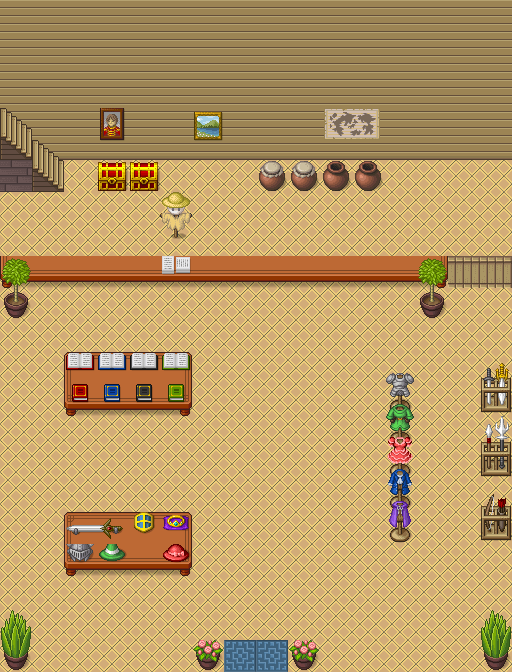

This game map was drawn from its Tiled (.tmx) file and the tilesets committed beside it. A one-line description and the full map source follow:
An orthogonal 16x21 tile map with 32x32 px tiles, 6 tile layers (base, second, third, fourth, ...) and 6 objects (3x characterChange, start, addQuiz1).

<map version="1.8" tiledversion="1.8.4" orientation="orthogonal" renderorder="right-down" width="16" height="21" tilewidth="32" tileheight="32" infinite="0" nextlayerid="8" nextobjectid="14">
 <tileset firstgid="1" source="rpg.tsx" />
 <objectgroup id="7" name="Events">
  <object id="2" name="changeMale012" type="characterChange" x="450.333" y="579.333">
   <point />
  </object>
  <object id="3" name="changeHero" type="characterChange" x="354" y="323.333">
   <point />
  </object>
  <object id="4" name="changeFemale132" type="characterChange" x="288" y="324.333">
   <point />
  </object>
  <object id="7" name="start" type="start" x="256" y="598">
   <point />
  </object>
  <object id="12" x="224" y="642" width="62.6667" height="29.3333">
   <properties>
    <property name="type" value="LeaveShop" />
   </properties>
  </object>
  <object id="13" name="addQuiz1" type="addQuiz1" x="155.333" y="248.667" width="40.6667" height="54">
   <properties>
    <property name="type" value="addQuiz" />
   </properties>
  </object>
 </objectgroup>
 <layer id="1" name="base" width="16" height="21">
  <data encoding="csv">
498,498,498,498,498,498,498,498,498,498,498,498,498,498,498,498,
498,498,498,498,498,498,498,498,498,498,498,498,498,498,498,498,
498,498,498,498,498,498,498,498,498,498,498,498,498,498,498,498,
498,498,498,498,498,498,498,498,498,498,498,498,498,498,498,498,
506,506,506,506,506,506,506,506,506,506,506,506,506,506,506,506,
307,307,307,307,307,307,307,307,307,307,307,307,307,307,307,307,
307,307,307,307,307,307,307,307,307,307,307,307,307,307,307,307,
307,307,307,307,307,307,307,307,307,307,307,307,307,307,307,307,
307,307,307,307,307,307,307,307,307,307,307,307,307,307,307,307,
307,307,307,307,307,307,307,307,307,307,307,307,307,307,307,307,
307,307,307,307,307,307,307,307,307,307,307,307,307,307,307,307,
307,307,307,307,307,307,307,307,307,307,307,307,307,307,307,307,
307,307,307,307,307,307,307,307,307,307,307,307,307,307,307,307,
307,307,307,307,307,307,307,307,307,307,307,307,307,307,307,307,
307,307,307,307,307,307,307,307,307,307,307,307,307,307,307,307,
307,307,307,307,307,307,307,307,307,307,307,307,307,307,307,307,
307,307,307,307,307,307,307,307,307,307,307,307,307,307,307,307,
307,307,307,307,307,307,307,307,307,307,307,307,307,307,307,307,
307,307,307,307,307,307,307,307,307,307,307,307,307,307,307,307,
307,307,307,307,307,307,307,307,307,307,307,307,307,307,307,307,
307,307,307,307,307,307,307,307,307,307,307,307,307,307,307,307
</data>
 </layer>
 <layer id="2" name="second" width="16" height="21">
  <data encoding="csv">
0,0,0,0,0,0,0,0,0,0,0,0,0,0,0,0,
0,0,0,0,0,0,0,0,0,0,0,0,0,0,0,0,
0,0,0,0,0,0,0,0,0,0,0,0,0,0,0,0,
320,0,0,630,0,0,629,0,0,0,625,626,0,0,0,0,
328,320,0,638,0,0,637,0,0,0,633,634,0,0,0,0,
727,328,0,863,863,0,0,0,0,0,0,0,0,0,0,0,
0,0,0,0,0,156,0,0,0,0,0,0,0,0,0,0,
0,0,0,0,0,164,0,0,0,0,0,0,0,0,0,0,
758,759,759,759,759,759,759,759,759,759,759,759,759,760,367,367,
0,0,0,0,0,0,0,0,0,0,0,0,0,0,0,0,
0,0,0,0,0,0,0,0,0,0,0,0,0,0,0,0,
0,0,742,743,743,744,0,0,0,0,0,0,1033,0,0,1049,
0,0,758,759,759,760,0,0,0,0,0,0,1041,0,0,1057,
0,0,0,0,0,0,0,0,0,0,0,0,0,0,0,0,
0,0,0,0,0,0,0,0,0,0,0,0,0,0,0,0,
0,0,0,0,0,0,0,0,0,0,0,0,0,0,0,0,
0,0,742,743,743,744,0,0,0,0,0,0,0,0,0,0,
0,0,758,759,759,760,0,0,0,0,0,0,0,0,0,0,
0,0,0,0,0,0,0,0,0,0,0,0,0,0,0,0,
928,0,0,0,0,0,0,0,0,0,0,0,0,0,0,928,
936,0,0,0,0,0,944,318,318,944,0,0,0,0,0,936
</data>
 </layer>
 <layer id="3" name="third" width="16" height="21">
  <data encoding="csv">
0,0,0,0,0,0,0,0,0,0,0,0,0,0,0,0,
0,0,0,0,0,0,0,0,0,0,0,0,0,0,0,0,
0,0,0,0,0,0,0,0,0,0,0,0,0,0,0,0,
0,0,0,0,0,0,0,0,0,0,0,0,0,0,0,0,
0,0,0,0,0,0,0,0,0,0,0,0,0,0,0,0,
297,0,0,0,0,0,0,0,859,859,860,860,0,0,0,0,
0,0,0,0,0,0,0,0,0,0,0,0,0,0,0,0,
0,0,0,0,0,0,0,0,0,0,0,0,0,0,0,0,
912,0,0,0,0,979,0,0,0,0,0,0,0,912,0,0,
920,0,0,0,0,0,0,0,0,0,0,0,0,920,0,0,
0,0,0,0,0,0,0,0,0,0,0,0,0,0,0,0,
0,0,954,956,958,960,0,0,0,0,0,0,0,0,0,0,
0,0,953,955,957,959,0,0,0,0,0,0,1034,0,0,0,
0,0,0,0,0,0,0,0,0,0,0,0,1042,0,0,1050,
0,0,0,0,0,0,0,0,0,0,0,0,0,0,0,1058,
0,0,0,0,0,0,0,0,0,0,0,0,0,0,0,1051,
0,0,1015,1016,1064,1019,0,0,0,0,0,0,0,0,0,1059,
0,0,1025,1026,0,1027,0,0,0,0,0,0,0,0,0,0,
0,0,0,0,0,0,0,0,0,0,0,0,0,0,0,0,
0,0,0,0,0,0,0,0,0,0,0,0,0,0,0,0,
0,0,0,0,0,0,0,0,0,0,0,0,0,0,0,0
</data>
 </layer>
 <layer id="4" name="fourth" width="16" height="21">
  <data encoding="csv">
0,0,0,0,0,0,0,0,0,0,0,0,0,0,0,0,
0,0,0,0,0,0,0,0,0,0,0,0,0,0,0,0,
0,0,0,0,0,0,0,0,0,0,0,0,0,0,0,0,
0,0,0,0,0,0,0,0,0,0,0,0,0,0,0,0,
0,0,0,0,0,0,0,0,0,0,0,0,0,0,0,0,
0,0,0,0,0,0,0,0,0,0,0,0,0,0,0,0,
0,0,0,0,0,0,0,0,0,0,0,0,0,0,0,0,
0,0,0,0,0,0,0,0,0,0,0,0,0,0,0,0,
0,0,0,0,0,0,0,0,0,0,0,0,0,0,0,0,
0,0,0,0,0,0,0,0,0,0,0,0,0,0,0,0,
0,0,0,0,0,0,0,0,0,0,0,0,0,0,0,0,
0,0,0,0,0,0,0,0,0,0,0,0,0,0,0,0,
0,0,0,0,0,0,0,0,0,0,0,0,0,0,0,0,
0,0,0,0,0,0,0,0,0,0,0,0,1035,0,0,0,
0,0,0,0,0,0,0,0,0,0,0,0,1043,0,0,0,
0,0,0,0,0,0,0,0,0,0,0,0,0,0,0,0,
0,0,0,0,0,0,0,0,0,0,0,0,0,0,0,0,
0,0,0,0,0,0,0,0,0,0,0,0,0,0,0,0,
0,0,0,0,0,0,0,0,0,0,0,0,0,0,0,0,
0,0,0,0,0,0,0,0,0,0,0,0,0,0,0,0,
0,0,0,0,0,0,0,0,0,0,0,0,0,0,0,0
</data>
 </layer>
 <layer id="5" name="5" width="16" height="21">
  <data encoding="csv">
0,0,0,0,0,0,0,0,0,0,0,0,0,0,0,0,
0,0,0,0,0,0,0,0,0,0,0,0,0,0,0,0,
0,0,0,0,0,0,0,0,0,0,0,0,0,0,0,0,
0,0,0,0,0,0,0,0,0,0,0,0,0,0,0,0,
0,0,0,0,0,0,0,0,0,0,0,0,0,0,0,0,
0,0,0,0,0,0,0,0,0,0,0,0,0,0,0,0,
0,0,0,0,0,0,0,0,0,0,0,0,0,0,0,0,
0,0,0,0,0,0,0,0,0,0,0,0,0,0,0,0,
0,0,0,0,0,0,0,0,0,0,0,0,0,0,0,0,
0,0,0,0,0,0,0,0,0,0,0,0,0,0,0,0,
0,0,0,0,0,0,0,0,0,0,0,0,0,0,0,0,
0,0,0,0,0,0,0,0,0,0,0,0,0,0,0,0,
0,0,0,0,0,0,0,0,0,0,0,0,0,0,0,0,
0,0,0,0,0,0,0,0,0,0,0,0,0,0,0,0,
0,0,0,0,0,0,0,0,0,0,0,0,1036,0,0,0,
0,0,0,0,0,0,0,0,0,0,0,0,1044,0,0,0,
0,0,0,0,0,0,0,0,0,0,0,0,0,0,0,0,
0,0,0,0,0,0,0,0,0,0,0,0,0,0,0,0,
0,0,0,0,0,0,0,0,0,0,0,0,0,0,0,0,
0,0,0,0,0,0,0,0,0,0,0,0,0,0,0,0,
0,0,0,0,0,0,0,0,0,0,0,0,0,0,0,0
</data>
 </layer>
 <layer id="6" name="6" width="16" height="21">
  <data encoding="csv">
0,0,0,0,0,0,0,0,0,0,0,0,0,0,0,0,
0,0,0,0,0,0,0,0,0,0,0,0,0,0,0,0,
0,0,0,0,0,0,0,0,0,0,0,0,0,0,0,0,
0,0,0,0,0,0,0,0,0,0,0,0,0,0,0,0,
0,0,0,0,0,0,0,0,0,0,0,0,0,0,0,0,
0,0,0,0,0,0,0,0,0,0,0,0,0,0,0,0,
0,0,0,0,0,0,0,0,0,0,0,0,0,0,0,0,
0,0,0,0,0,0,0,0,0,0,0,0,0,0,0,0,
0,0,0,0,0,0,0,0,0,0,0,0,0,0,0,0,
0,0,0,0,0,0,0,0,0,0,0,0,0,0,0,0,
0,0,0,0,0,0,0,0,0,0,0,0,0,0,0,0,
0,0,0,0,0,0,0,0,0,0,0,0,0,0,0,0,
0,0,0,0,0,0,0,0,0,0,0,0,0,0,0,0,
0,0,0,0,0,0,0,0,0,0,0,0,0,0,0,0,
0,0,0,0,0,0,0,0,0,0,0,0,0,0,0,0,
0,0,0,0,0,0,0,0,0,0,0,0,1037,0,0,0,
0,0,0,0,0,0,0,0,0,0,0,0,1045,0,0,0,
0,0,0,0,0,0,0,0,0,0,0,0,0,0,0,0,
0,0,0,0,0,0,0,0,0,0,0,0,0,0,0,0,
0,0,0,0,0,0,0,0,0,0,0,0,0,0,0,0,
0,0,0,0,0,0,0,0,0,0,0,0,0,0,0,0
</data>
 </layer>
</map>
